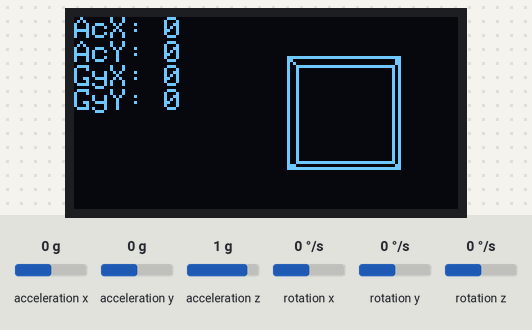
Simulated run of this sketch. Board: Arduino Uno, built with avr-gcc and run on an emulated ATmega328P. Parts: 128×64 one-colour display. Wiring (inferred from the names in the program): MPU-6050 motion sensor at I2C address 0x68. The inputs (shaded band) are chosen by the test bench; at power-on: acceleration x 0 g, acceleration y 0 g, rotation x 0 °/s, rotation y 0 °/s, acceleration z 1 g, rotation z 0 °/s.

Above: at 1.2 s.
1.3 s: acceleration x set to -1.4 g
At 1.4 s:
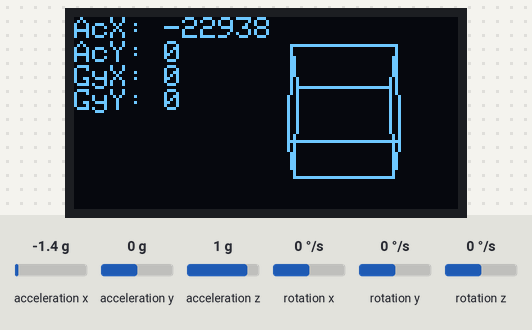
2.9 s: acceleration x set to 0 g
At 3.2 s:
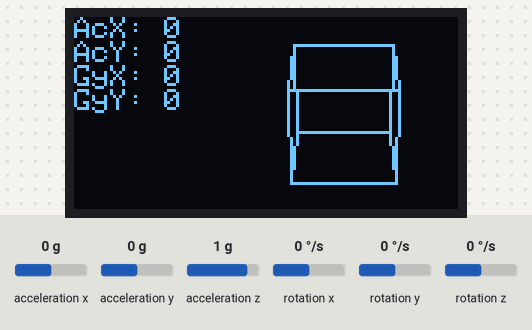
4.4 s: acceleration y set to -1.4 g
At 4.47 s:
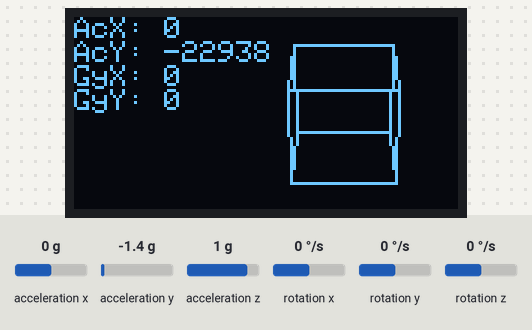
5.9 s: acceleration y set to 0 g
At 6.7 s:
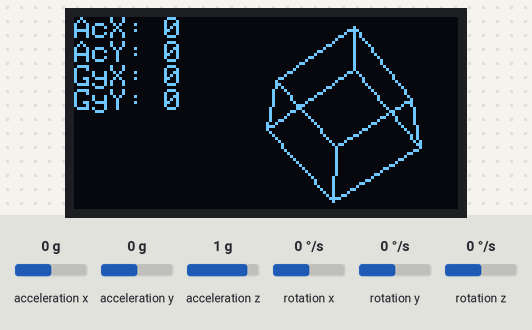
7.4 s: rotation x set to -192 °/s
At 7.9 s:
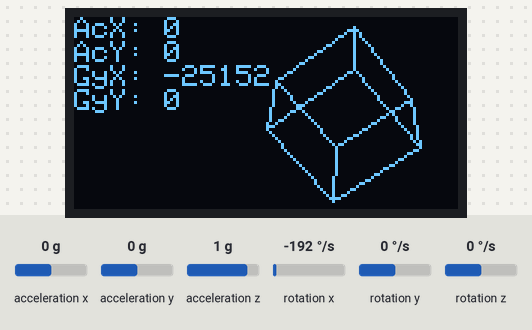
8.9 s: rotation y set to -192 °/s
At 9.7 s:
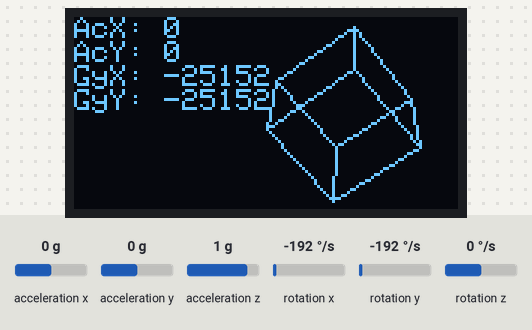
Timing chart, 0 to 11.4 s (numbered marks = the images above; inputs shaded):
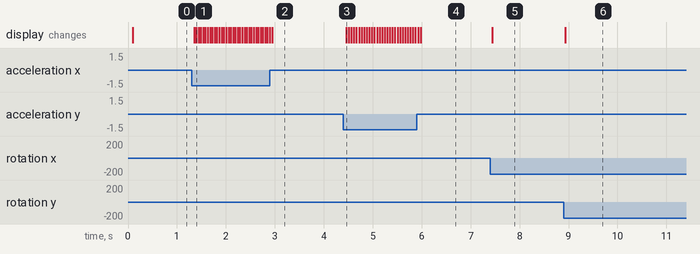

The sketch:

MPU6050_3D_Cube.ino
```cpp
#include <SPI.h>
#include <Adafruit_SSD1306.h>
#include <Adafruit_GFX.h>
#include <Wire.h>

//MPU
const int MPU=0x68;  // I2C address of the MPU-6050
int16_t AcX,AcY,AcZ,Tmp,GyX,GyY,GyZ;

//Display
#define OLED_RESET 4
Adafruit_SSD1306 display(OLED_RESET);

// OLED I2C bus address
#define OLED_address  0x3c

float xx,xy,xz;
float yx,yy,yz;
float zx,zy,zz;

float fact;

int Xan,Yan;

int Xoff;
int Yoff;
int Zoff;

struct Point3d
{
  int x;
  int y;
  int z;
};

struct Point2d
{
  int x;
  int y;
};


int LinestoRender; // lines to render.
int OldLinestoRender; // lines to render just in case it changes. this makes sure the old lines all get erased.

struct Line3d
{
  Point3d p0;
  Point3d p1;
};

struct Line2d
{
  Point2d p0;
  Point2d p1;
};

Line3d Lines[12];  //Number of lines to render
Line2d Render[12];
Line2d ORender[12];

/***********************************************************************************************************************************/
// Sets the global vars for the 3d transform. Any points sent through "process" will be transformed using these figures.
// only needs to be called if Xan or Yan are changed.
void SetVars(void)
{
  float Xan2,Yan2,Zan2;
  float s1,s2,s3,c1,c2,c3;

  Xan2 = Xan / fact; // convert degrees to radians.
  Yan2 = Yan / fact;

  // Zan is assumed to be zero

  s1 = sin(Yan2);
  s2 = sin(Xan2);

  c1 = cos(Yan2);
  c2 = cos(Xan2);

  xx = c1;
  xy = 0;
  xz = -s1;

  yx = (s1 * s2);
  yy = c2;
  yz = (c1 * s2);

  zx = (s1 * c2);
  zy = -s2;
  zz = (c1 * c2);
}


/***********************************************************************************************************************************/
// processes x1,y1,z1 and returns rx1,ry1 transformed by the variables set in SetVars()
// fairly heavy on floating point here.
// uses a bunch of global vars. Could be rewritten with a struct but not worth the effort.
void ProcessLine(struct Line2d *ret,struct Line3d vec)
{
  float zvt1;
  int xv1,yv1,zv1;

  float zvt2;
  int xv2,yv2,zv2;

  int rx1,ry1;
  int rx2,ry2;

  int x1;
  int y1;
  int z1;

  int x2;
  int y2;
  int z2;

  int Ok;

  x1=vec.p0.x;
  y1=vec.p0.y;
  z1=vec.p0.z;

  x2=vec.p1.x;
  y2=vec.p1.y;
  z2=vec.p1.z;

  Ok=0; // defaults to not OK

  xv1 = (x1 * xx) + (y1 * xy) + (z1 * xz);
  yv1 = (x1 * yx) + (y1 * yy) + (z1 * yz);
  zv1 = (x1 * zx) + (y1 * zy) + (z1 * zz);

  zvt1 = zv1 - Zoff;


  if( zvt1 < -5){
    rx1 = 256 * (xv1 / zvt1) + Xoff;
    ry1 = 256 * (yv1 / zvt1) + Yoff;
    Ok=1; // ok we are alright for point 1.
  }


  xv2 = (x2 * xx) + (y2 * xy) + (z2 * xz);
  yv2 = (x2 * yx) + (y2 * yy) + (z2 * yz);
  zv2 = (x2 * zx) + (y2 * zy) + (z2 * zz);

  zvt2 = zv2 - Zoff;


  if( zvt2 < -5){
    rx2 = 256 * (xv2 / zvt2) + Xoff;
    ry2 = 256 * (yv2 / zvt2) + Yoff;
  } else
  {
    Ok=0;
  }

  if(Ok==1){
  ret->p0.x=rx1;
  ret->p0.y=ry1;

  ret->p1.x=rx2;
  ret->p1.y=ry2;
  }
 // The ifs here are checks for out of bounds. needs a bit more code here to "safe" lines that will be way out of whack, so they dont get drawn and cause screen garbage.

}


/***********************************************************************************************************************************/
void setup() {
 Wire.begin();
  display.begin(SSD1306_SWITCHCAPVCC, 0x3c);  // initialize with the I2C addr 0x3D (for the 128x64)
  display.clearDisplay();   // clears the screen and buffer


Wire.begin();

  fact = 180 / 3.14159265358979323846264338327950; // conversion from degrees to radians.

  Xoff = 90; // positions the center of the 3d conversion space into the center of the OLED screen. This is usally screen_x_size / 2.
  Yoff = 32; // screen_y_size /2
  Zoff = 750;   //Size of cube, larger no. = smaller cube

// line segments to draw a cube. basically p0 to p1. p1 to p2. p2 to p3 so on.

// Front Face.

  Lines[0].p0.x=-50;
  Lines[0].p0.y=-50;
  Lines[0].p0.z=50;
  Lines[0].p1.x=50;
  Lines[0].p1.y=-50;
  Lines[0].p1.z=50;

  Lines[1].p0.x=50;
  Lines[1].p0.y=-50;
  Lines[1].p0.z=50;
  Lines[1].p1.x=50;
  Lines[1].p1.y=50;
  Lines[1].p1.z=50;

  Lines[2].p0.x=50;
  Lines[2].p0.y=50;
  Lines[2].p0.z=50;
  Lines[2].p1.x=-50;
  Lines[2].p1.y=50;
  Lines[2].p1.z=50;

  Lines[3].p0.x=-50;
  Lines[3].p0.y=50;
  Lines[3].p0.z=50;
  Lines[3].p1.x=-50;
  Lines[3].p1.y=-50;
  Lines[3].p1.z=50;


//back face.

  Lines[4].p0.x=-50;
  Lines[4].p0.y=-50;
  Lines[4].p0.z=-50;
  Lines[4].p1.x=50;
  Lines[4].p1.y=-50;
  Lines[4].p1.z=-50;

  Lines[5].p0.x=50;
  Lines[5].p0.y=-50;
  Lines[5].p0.z=-50;
  Lines[5].p1.x=50;
  Lines[5].p1.y=50;
  Lines[5].p1.z=-50;

  Lines[6].p0.x=50;
  Lines[6].p0.y=50;
  Lines[6].p0.z=-50;
  Lines[6].p1.x=-50;
  Lines[6].p1.y=50;
  Lines[6].p1.z=-50;

  Lines[7].p0.x=-50;
  Lines[7].p0.y=50;
  Lines[7].p0.z=-50;
  Lines[7].p1.x=-50;
  Lines[7].p1.y=-50;
  Lines[7].p1.z=-50;

// now the 4 edge lines.

  Lines[8].p0.x=-50;
  Lines[8].p0.y=-50;
  Lines[8].p0.z=50;
  Lines[8].p1.x=-50;
  Lines[8].p1.y=-50;
  Lines[8].p1.z=-50;

  Lines[9].p0.x=50;
  Lines[9].p0.y=-50;
  Lines[9].p0.z=50;
  Lines[9].p1.x=50;
  Lines[9].p1.y=-50;
  Lines[9].p1.z=-50;

  Lines[10].p0.x=-50;
  Lines[10].p0.y=50;
  Lines[10].p0.z=50;
  Lines[10].p1.x=-50;
  Lines[10].p1.y=50;
  Lines[10].p1.z=-50;

  Lines[11].p0.x=50;
  Lines[11].p0.y=50;
  Lines[11].p0.z=50;
  Lines[11].p1.x=50;
  Lines[11].p1.y=50;
  Lines[11].p1.z=-50;

  LinestoRender=12;
  OldLinestoRender=LinestoRender;

  // Initialize MPU
  Wire.beginTransmission(MPU);
  Wire.write(0x6B);  // PWR_MGMT_1 register
  Wire.write(0);     // set to zero (wakes up the MPU-6050)
  Wire.endTransmission(true);

}
/***********************************************************************************************************************************/
void RenderImage( void)
{
  // renders all the lines after erasing the old ones.
  // in here is the only code actually interfacing with the OLED. so if you use a different lib, this is where to change it.

 for (int i=0; i<OldLinestoRender; i++ )
  {
   display.drawLine(ORender[i].p0.x,ORender[i].p0.y,ORender[i].p1.x,ORender[i].p1.y, BLACK); // erase the old lines.
  }


  for (int i=0; i<LinestoRender; i++ )
  {
   display.drawLine(Render[i].p0.x,Render[i].p0.y,Render[i].p1.x,Render[i].p1.y, WHITE);
  }
  OldLinestoRender=LinestoRender;


  Wire.beginTransmission(MPU);
  Wire.write(0x3B);  // starting with register 0x3B (ACCEL_XOUT_H)
  Wire.endTransmission(true);
  Wire.requestFrom(MPU,14,true);  // request a total of 14 registers
  AcX=Wire.read()<<8|Wire.read();  // 0x3B (ACCEL_XOUT_H) & 0x3C (ACCEL_XOUT_L)
  AcY=Wire.read()<<8|Wire.read();  // 0x3D (ACCEL_YOUT_H) & 0x3E (ACCEL_YOUT_L)
  AcZ=Wire.read()<<8|Wire.read();  // 0x3F (ACCEL_ZOUT_H) & 0x40 (ACCEL_ZOUT_L)
  Tmp=Wire.read()<<8|Wire.read();  // 0x41 (TEMP_OUT_H) & 0x42 (TEMP_OUT_L)
  GyX=Wire.read()<<8|Wire.read();  // 0x43 (GYRO_XOUT_H) & 0x44 (GYRO_XOUT_L)
  GyY=Wire.read()<<8|Wire.read();  // 0x45 (GYRO_YOUT_H) & 0x46 (GYRO_YOUT_L)
  GyZ=Wire.read()<<8|Wire.read();  // 0x47 (GYRO_ZOUT_H) & 0x48 (GYRO_ZOUT_L)
  // text display tests
  display.setTextSize(1);
  display.setTextColor(WHITE);
  display.setCursor(0,0);
  //Display ACC
  display.print("AcX: ");
  display.println(AcX);
  display.print("AcY: ");
  display.println(AcY);
  //Display gyro
  display.print("GyX: ");
  display.println(GyX);
  display.print("GyY: ");
  display.println(GyY);
  //delay(10);
}


/***********************************************************************************************************************************/

void loop() {
  display.display();
  display.clearDisplay();   // clears the screen and buffer

 // PIX=GREEN; // colours of all lines drawn will be green until changed.

  //For cube rotation
  int xOut=0;
  int yOut=0;

  xOut = map(AcX,-17000,17000,-50,50);
    yOut = map(AcY,-17000,17000,-50,50);

 Xan+=xOut;
 Yan+=yOut;


  Yan=Yan % 360;
  Xan=Xan % 360; // prevents overflow.


  SetVars(); //sets up the global vars to do the conversion.

  for(int i=0; i<LinestoRender ; i++)
  {
    ORender[i]=Render[i]; // stores the old line segment so we can delete it later.
    ProcessLine(&Render[i],Lines[i]); // converts the 3d line segments to 2d.
  }

  RenderImage(); // go draw it!


}
```

Measured:
- after the input at 1.3 s, the display: first changes after 0.05 s (image 1 shows a later state)
- after the input at 4.4 s, the display: changes after 0.06 s (image 3)
- after the input at 7.4 s, the display: changes after 0.05 s (image 5)
- after the input at 8.9 s, the display: changes at once (image 6)
